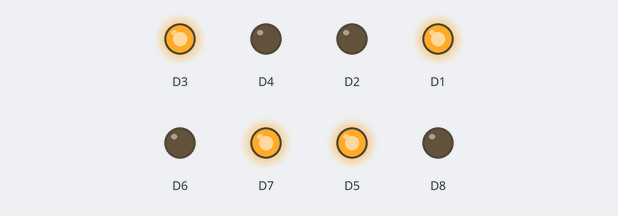
Recording of a sketch running on a simulated ESP8266 (NodeMCU). On the bench: output pins drawn as LEDs (lit = HIGH).

Above: at 0.5 s.
At 3.5 s:
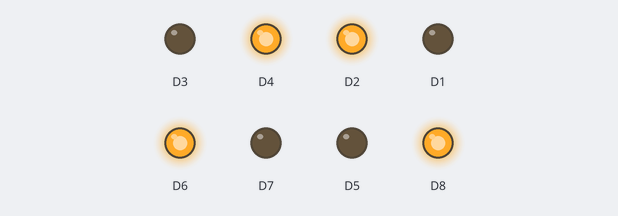
Timing chart, 0 to 4.6 s (numbered marks = the images above):
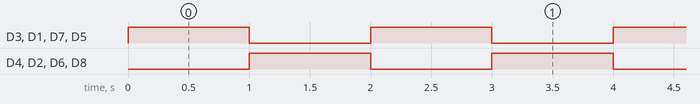

The sketch:

Diwali-lights.ino
```cpp
void setup() {
  // initialize digital pin LED_BUILTIN as an output.
  pinMode(D1, OUTPUT);
  pinMode(D2, OUTPUT);
  pinMode(D3, OUTPUT);
  pinMode(D4, OUTPUT);
  pinMode(D5, OUTPUT);
  pinMode(D6, OUTPUT);
  pinMode(D7, OUTPUT);
  pinMode(D8, OUTPUT);
}

// the loop function runs over and over again forever
void loop() {
  digitalWrite(D2, LOW);
  digitalWrite(D4, LOW);
  digitalWrite(D6, LOW);
  digitalWrite(D8, LOW);
  digitalWrite(D1, HIGH);
  digitalWrite(D3, HIGH);
  digitalWrite(D5, HIGH);
  digitalWrite(D7, HIGH);
  delay(1000);
  digitalWrite(D1, LOW);
  digitalWrite(D3, LOW);
  digitalWrite(D5, LOW);
  digitalWrite(D7, LOW);
  digitalWrite(D2, HIGH);
  digitalWrite(D4, HIGH);
  digitalWrite(D6, HIGH);
  digitalWrite(D8, HIGH);
  delay(1000);
}
```

Measured:
- by itself, D3, D4, D2, D1, D6, D7, D5, D8: alternates HIGH for 1.0 s and LOW for 1.0 s
